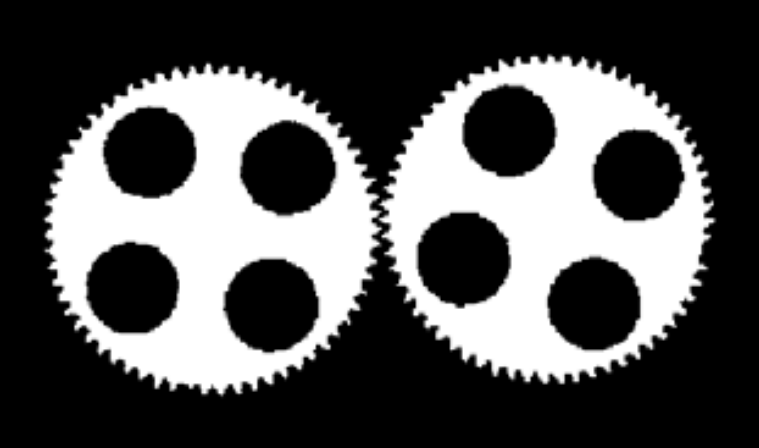
#> input picture assets/gears.png, 759 x 448 px
$ python homework3.py
#> lines starting #> are read from the running program, lines starting #| are printed output that depends on the picture; after the words box and inside, x2 and y2 are one past the last pixel; in counts of white or black regions, pixels touching at a corner belong together
'''
calculate the distance between each pair of points
then take the max of these distances


def maximalDiameter(points):

    Inputs: set of points in the figure listed as an array
    Returns the maximum distance between the pairs of points


    #set up an array that will hold distances between pairs of points
    distances = np.zeros[[1,1]]

    for i in range(points.shape):
        for j in range(i+1, points.shape-1):
            distances = np.append(distances, abs(points[i] - points[j]))

    max = np.max(distances)

    return max
'''
'''
import cv2 as cv

img = cv.imread('../assets/hu_moments_orig.png', cv.IMREAD_GRAYSCALE)

otsu_thresh, bin_img = cv.threshold(img, 0, 255, cv.THRESH_OTSU)

moments1 = cv.moments(bin_img)
hu_moments1 = cv.HuMoments(moments1)

rot_img = cv.rotate(bin_img, cv.ROTATE_90_CLOCKWISE)

moments2 = cv.moments(rot_img)
hu_moments2 = cv.HuMoments(moments2)

print(hu_moments1)

print(hu_moments2)

cv.waitKey(0)
cv.destroyAllWindows()
'''

import cv2 as cv
import numpy as np

img = cv.imread('../assets/gears.png', cv.IMREAD_GRAYSCALE)
#> img is the input picture: shape (448, 759); min 0, max 255, mean 81.9
otsu_thresh, bin_img = cv.threshold(img, 0, 255, cv.THRESH_OTSU)
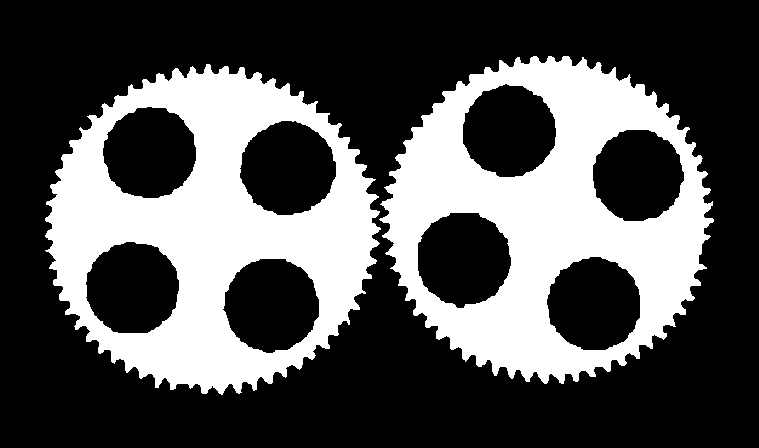
#> bin_img: shape (448, 759); 32.2% white; 2 white regions, box (x1, y1, x2, y2) and area: (45, 64, 381, 395) 55237, (379, 56, 714, 384) 54216
#> otsu_thresh = 125

num_labels, labels, stats, centroids = cv.connectedComponentsWithStats(bin_img, 4, cv.CV_32S)
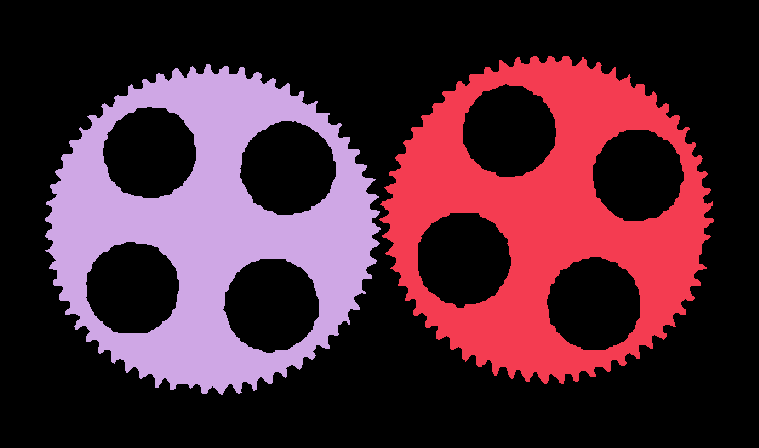
#> labels: shape (448, 759) int32; 3 distinct labels, from 0 to 2; one colour per label, 0 black
#> num_labels = 3; stats = [[0, 0, 759, 448, 230579], [379, 56, 335, 328, 54216], [45, 64, 336, 331, 55237]]; centroids = [[379.8, 223.3], [546.9, 218.2], [210.8, 229.5]]
for i in range(1, num_labels):
    (cX, cY) = centroids[i]
    cv.circle(bin_img, (int(cX), int(cY)), 155, (0,0,255), -1)
#> this loop made 2 passes
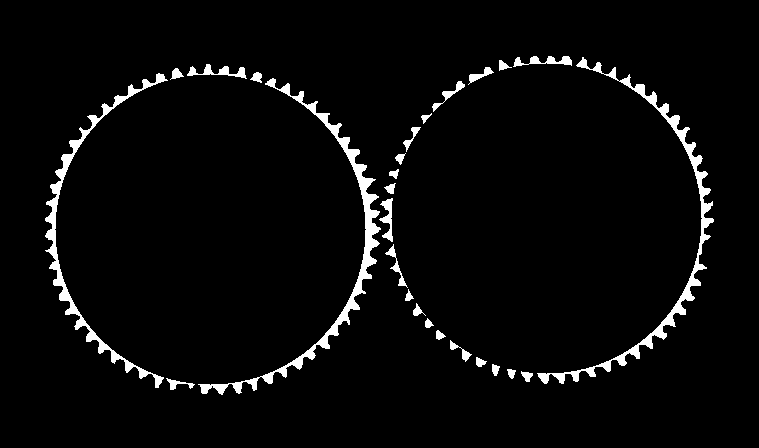
#> bin_img: shape (448, 759); 3.6% white; 27 white regions, largest, box (x1, y1, x2, y2) and area: (198, 78, 381, 395) 3496, (537, 57, 714, 384) 3253, (45, 73, 168, 388) 2682

kernel = cv.getStructuringElement(cv.MORPH_RECT,(2,2))
#> kernel = [[1, 1], [1, 1]]
dilate = cv.dilate(bin_img, kernel, iterations =8)
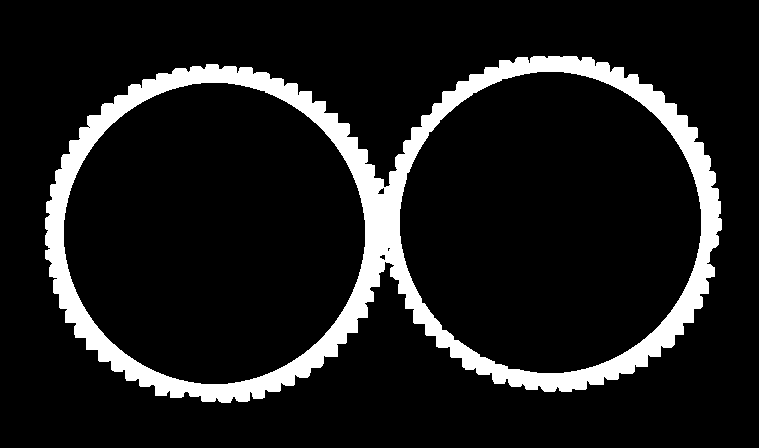
#> dilate: shape (448, 759); 11% white; 1 white region, box (x1, y1, x2, y2) and area: (45, 56, 722, 403) 37314
cv.imshow('dilate', dilate)

erode = cv.erode(dilate, kernel, iterations=4)
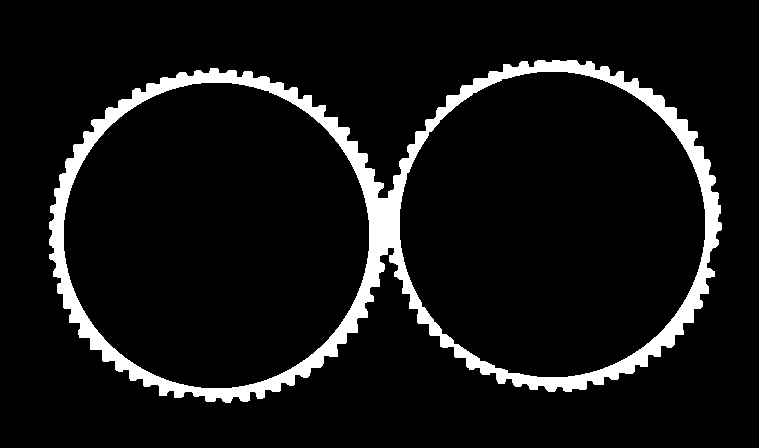
#> erode: shape (448, 759); 7.7% white; 1 white region, box (x1, y1, x2, y2) and area: (49, 60, 722, 403) 26262
cv.imshow('close', erode)


cv.imshow('orig', bin_img)

cv.waitKey(0)
cv.destroyAllWindows()
